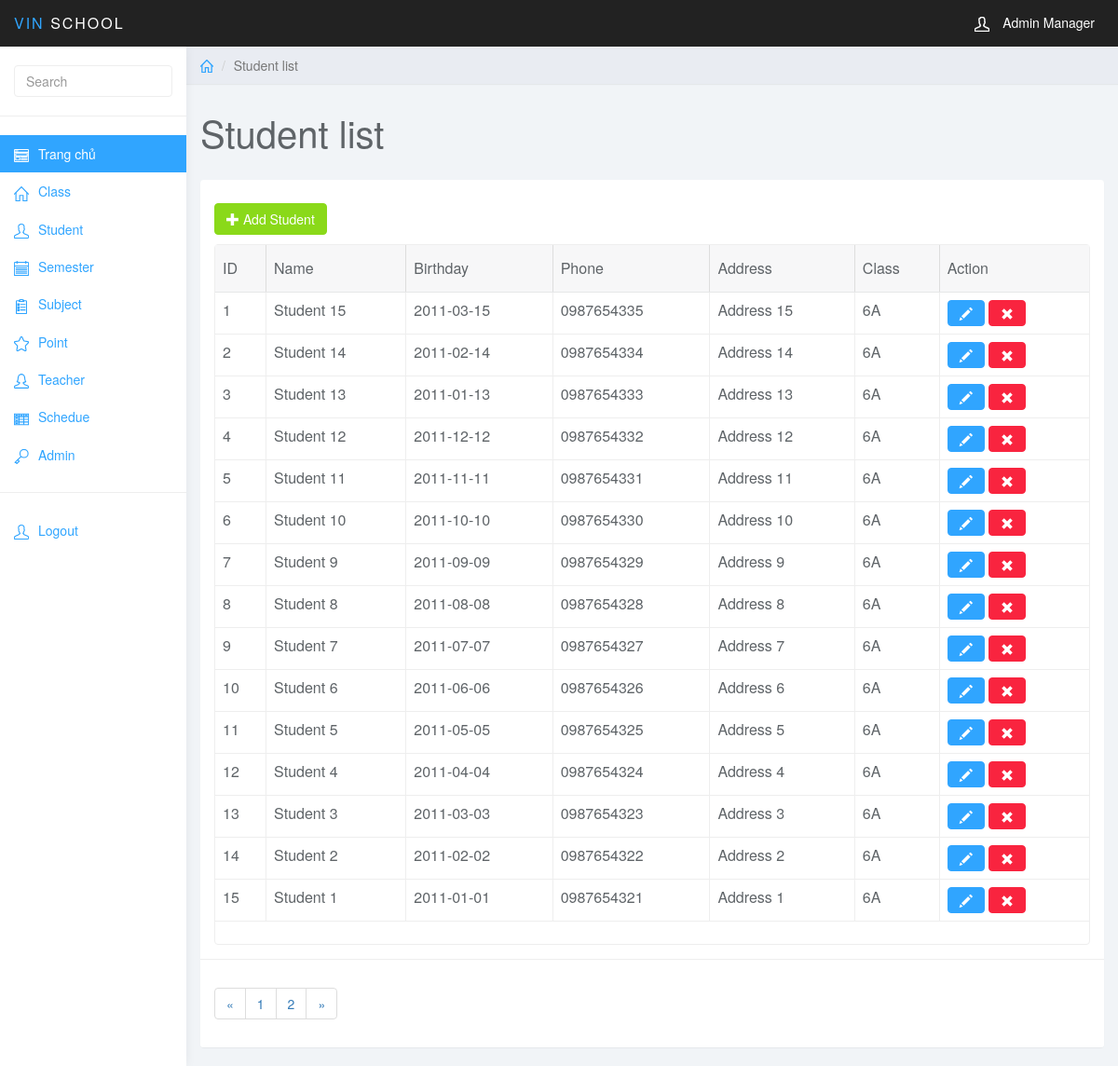
/index.php?page_layout=student&page=2 (signed in), run on the app's committed database.
### tables this page shows
CREATE TABLE `student` (
  `student_id` int(11) NOT NULL,
  `student_name` varchar(255) NOT NULL,
  `student_phone` varchar(255) NOT NULL,
  `student_address` varchar(255) NOT NULL,
  `class_id` int(11) NOT NULL,
  `student_birth_day` varchar(255) NOT NULL
);

CREATE TABLE `class` (
  `class_id` int(11) NOT NULL,
  `class_name` varchar(255) NOT NULL,
  `teacher_id` int(11) NOT NULL
);

### student.php (the view, shortened to what this page needs)
<div class="col-sm-9 col-sm-offset-3 col-lg-10 col-lg-offset-2 main">
	<div class="row">
		<ol class="breadcrumb">
			<li><a href="#"><svg class="glyph stroked home"><use xlink:href="#stroked-home"></use></svg></a></li>
			<li class="active">Student list</li>
		</ol>
	</div>
	<div class="row">
		<div class="col-lg-12">
			<h1 class="page-header">Student list</h1>
		</div>
	</div>
	<div id="toolbar" class="btn-group">
           <a href="index.php?page_layout=add-student" class="btn btn-success">
               <i class="glyphicon glyphicon-plus"></i> Add Student
           </a>
       </div>
	<div class="row">
		<div class="col-lg-12">
			<div class="panel panel-default">
				<div class="panel-body">
                       <table
                           data-toolbar="#toolbar"
                           data-toggle="table">
					    <thead>
					    <tr>
					        <th>ID</th>
					        <th>Name</th>
                               <th>Birthday</th>
                               <th>Phone</th>
                               <th>Address</th>
                               <th>Class</th>
                               <th>Action</th>
					    </tr>
                           </thead>
                           <tbody>
                               <?php
                                   if(isset($_GET["page"])){
                                       $page = $_GET["page"];
                                   }
                                   else{
                                       $page = 1;
                                   }
                                   $rows_per_page = 15;
                                   $per_rows = $page*$rows_per_page - $rows_per_page;
                                   $total_rows = mysqli_num_rows(mysqli_query($conn, "SELECT * FROM student"));
                                   $total_pages = ceil($total_rows/$rows_per_page);
                                   $list_pages = '';
                                   $page_prev = $page - 1;
                                   $list_pages .= '<li class="page-item"><a class="page-link" href="index.php?page_layout=student&page='.$page_prev.'">&laquo;</a></li>';
                                   for($i=1; $i<=$total_pages; $i++){
                                       $list_pages .= '<li class="page-item"><a class="page-link" href="index.php?page_layout=student&page='.$i.'">'.$i.'</a></li>';
                                   }
                                   $page_next = $page + 1;
                                   if($page_next > $total_pages){
                                       $page_next = $total_pages;
                                   }
                                   $list_pages .= '<li class="page-item"><a class="page-link" href="index.php?page_layout=student&page='.$page_next.'">&raquo;</a></li>';
                                   $sql = "SELECT * FROM student
                                           INNER JOIN class
                                           ON class.class_id = student.class_id
                                           ORDER BY student_id DESC
                                           LIMIT $per_rows, $rows_per_page";
                                   $query = mysqli_query($conn, $sql);
                                   while($row = mysqli_fetch_array($query)){
                               ?>
                               <tr>
                                   <td style=""><?php echo $row['student_name'] ?></td>
                                   <td style=""><?php echo $row['student_birth_day'] ?></td>
                                   <td style=""><?php echo $row['student_phone'] ?></td>
                                   <td style=""><?php echo $row['student_address'] ?></td>
                                   <td style=""><?php echo $row['class_name'] ?></td>
                                   <td class="form-group">
                                       <a href="index.php?page_layout=edit-student&student_id=<?php echo $row['student_id'] ?>" class="btn btn-primary"><i class="glyphicon glyphicon-pencil"></i></a>
                                       <a  onclick="return conf();" href="del_student.php?student_id=<?php echo $row["student_id"];?>" class="btn btn-danger"><i class="glyphicon glyphicon-remove"></i></a>
                                   </td>
                               </tr>
                               <?php
                                   }
                               ?>
                           </tbody>
					</table>
                   </div>
                   <div class="panel-footer">
                       <nav aria-label="Page navigation example">
                           <ul class="pagination">
                               <?php echo $list_pages;?>
                           </ul>
                       </nav>
                   </div>
			</div>
		</div>
	</div>
</div>

### css/styles.css (style rules this page uses)
body { background: #f1f4f7; padding-top: 50px; color: #5f6468; }
a, a:hover, a:focus { color: #30a5ff; }
h1, h2, h3, h4, h5, h6 { color: #5f6468; }
h1 { font-weight: 300; font-size: 40px; }
.btn-primary, .btn-primary:hover, .btn-primary:focus, .btn-primary:active, .btn-primary.active, .open > .dropdown-toggle.btn-primary, .btn-primary.disabled, .btn-primary[disabled], fieldset[disabled] .btn-primary, .btn-primary.disabled:hover, .btn-primary[disabled]:hover, fieldset[disabled] .btn-primary:hover, .btn-primary.disabled:focus, .btn-primary[disabled]:focus, fieldset[disabled] .btn-primary:focus, .btn-primary.disabled:active, .btn-primary[disabled]:active, fieldset[disabled] .btn-primary:active, .btn-primary.disabled.active, .btn-primary[disabled].active, fieldset[disabled] .btn-primary.active { background-color: #30a5ff; border-color: #30a5ff; }
.btn-success, .btn-success:hover, .btn-success:focus, .btn-success:active, .btn-success.active, .open > .dropdown-toggle.btn-success, .btn-success.disabled, .btn-success[disabled], fieldset[disabled] .btn-success, .btn-success.disabled:hover, .btn-success[disabled]:hover, fieldset[disabled] .btn-success:hover, .btn-success.disabled:focus, .btn-success[disabled]:focus, fieldset[disabled] .btn-success:focus, .btn-success.disabled:active, .btn-success[disabled]:active, fieldset[disabled] .btn-success:active, .btn-success.disabled.active, .btn-success[disabled].active, fieldset[disabled] .btn-success.active { background-color: #8ad919; border-color: #8ad919; }
.btn-danger, .btn-danger:hover, .btn-danger:focus, .btn-danger:active, .btn-danger.active, .open > .dropdown-toggle.btn-danger, .btn-danger.disabled, .btn-danger[disabled], fieldset[disabled] .btn-danger, .btn-danger.disabled:hover, .btn-danger[disabled]:hover, fieldset[disabled] .btn-danger:hover, .btn-danger.disabled:focus, .btn-danger[disabled]:focus, fieldset[disabled] .btn-danger:focus, .btn-danger.disabled:active, .btn-danger[disabled]:active, fieldset[disabled] .btn-danger:active, .btn-danger.disabled.active, .btn-danger[disabled].active, fieldset[disabled] .btn-danger.active { background-color: #f9243f; border-color: #f9243f; }
.panel { border: 0; }
.panel-footer { background: #fff; border-top: 1px solid #eee; }
.breadcrumb { border-radius: 0; padding: 10px 15px; background: #e9ecf2; box-shadow: 0 1px 1px rgba(0, 0, 0, .05); margin: 0 ; }
h1.page-header { margin-top: 30px; border-bottom: 0; }
.table { background: #fff; }
.breadcrumb .glyph { height: 14px; width: 14px; margin: -2px 0 0 0; stroke-width: 4px; }

### admin.php (style rules this page uses)
table { counter-reset: tableCount; }

### data on the page
student: student_name "Student 15", student_birth_day "2011-03-15", student_phone "0987654335", student_address "Address 15", class.class_name "6A"
student: student_name "Student 14", student_birth_day "2011-02-14", student_phone "0987654334", student_address "Address 14", class.class_name "6A"
student: student_name "Student 13", student_birth_day "2011-01-13", student_phone "0987654333", student_address "Address 13", class.class_name "6A"
student: student_name "Student 12", student_birth_day "2011-12-12", student_phone "0987654332", student_address "Address 12", class.class_name "6A"
student: student_name "Student 11", student_birth_day "2011-11-11", student_phone "0987654331", student_address "Address 11", class.class_name "6A"
student: student_name "Student 10", student_birth_day "2011-10-10", student_phone "0987654330", student_address "Address 10", class.class_name "6A"
student: student_name "Student 9", student_birth_day "2011-09-09", student_phone "0987654329", student_address "Address 9", class.class_name "6A"
student: student_name "Student 8", student_birth_day "2011-08-08", student_phone "0987654328", student_address "Address 8", class.class_name "6A"
student: student_name "Student 7", student_birth_day "2011-07-07", student_phone "0987654327", student_address "Address 7", class.class_name "6A"
student: student_name "Student 6", student_birth_day "2011-06-06", student_phone "0987654326", student_address "Address 6", class.class_name "6A"
student: student_name "Student 5", student_birth_day "2011-05-05", student_phone "0987654325", student_address "Address 5", class.class_name "6A"
student: student_name "Student 4", student_birth_day "2011-04-04", student_phone "0987654324", student_address "Address 4", class.class_name "6A"
student: student_name "Student 3", student_birth_day "2011-03-03", student_phone "0987654323", student_address "Address 3", class.class_name "6A"
student: student_name "Student 2", student_birth_day "2011-02-02", student_phone "0987654322", student_address "Address 2", class.class_name "6A"
student: student_name "Student 1", student_birth_day "2011-01-01", student_phone "0987654321", student_address "Address 1", class.class_name "6A"
